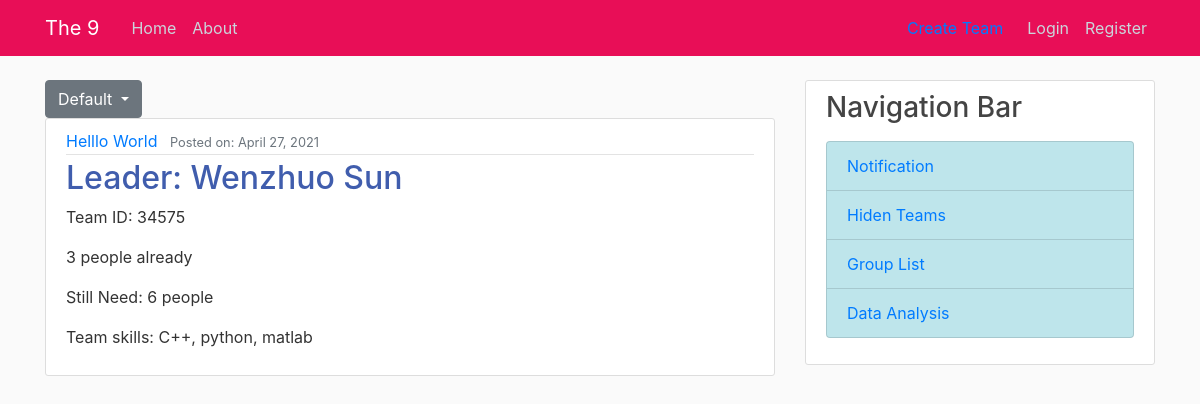
Screenshot of /post/3/ with the database file from the repository.
### blog/models.py (models this page shows, shortened)
class Post(models.Model):
	teamLeader = models.CharField(max_length=100)
	teamName = models.TextField(default='')
	teamID = models.TextField(default='')
	numOfPeople = models.IntegerField(default=0)
	stillNeed = models.IntegerField(default=9)
	skills = models.TextField(default='')
	date = models.DateTimeField(default=timezone.now)
	user = models.ForeignKey(User, on_delete=models.CASCADE)

### blog/views.py (the view)
# urls.py: path('post/<int:pk>/', PostDetailView.as_view(), name='post-detail'),
class PostDetailView(DetailView):
	model = Post

### blog/templates/blog/post_detail.html (shortened to what this page needs)
{% extends "blog/base.html" %}
{% block content %}
	<div class="dropdown">
	  <button class="btn btn-secondary dropdown-toggle" type="button" id="dropdownMenuButton" data-toggle="dropdown" aria-haspopup="true" aria-expanded="false">
	    Default
	  </button>
	</div>
		<article class="media content-section">
		  <div class="media-body">
		    <div class="article-metadata">
		      <a class="mr-2" href="#">{{ object.teamName }}</a>
		      <small class="text-muted">Posted on: {{ object.date|date:"F d, Y" }}</small>
		    </div>
		    <h2 class="article-title">Leader: {{ object.teamLeader }}</h2>
		    <p class="article-content">Team ID: {{ object.teamID }}</p>
		    <p class="article-content">{{ object.numOfPeople }} people already</p>
		    {% if object.numOfPeople == 9   %}
		    	<p class="article-content">No Need</p>
			{% else %}
				<p class="article-content">Still Need: {{ object.stillNeed }} people</p>
			{% endif %}
			<p class="article-content">Team skills: {{ object.skills }}</p>
		  </div>
		</article>
{% endblock content %}

### blog/static/blog/main.css (style rules this page uses)
body { background: #fafafa; color: #333333; margin-top: 5rem; }
h1, h2, h3, h4, h5, h6 { color: #444444; }
.content-section { background: #ffffff; padding: 10px 20px; border: 1px solid #dddddd; border-radius: 3px; margin-bottom: 20px; }
.article-title { color: #405dad; }
.article-content { white-space: pre-line; }
.article-metadata { padding-bottom: 1px; margin-bottom: 4px; border-bottom: 1px solid #e3e3e3 }

### rows the page displays
Post: teamName "Helllo World", date "April 27, 2021", teamLeader "Wenzhuo Sun", teamID "34575", numOfPeople "3", stillNeed "6", skills "C++, python, matlab"
